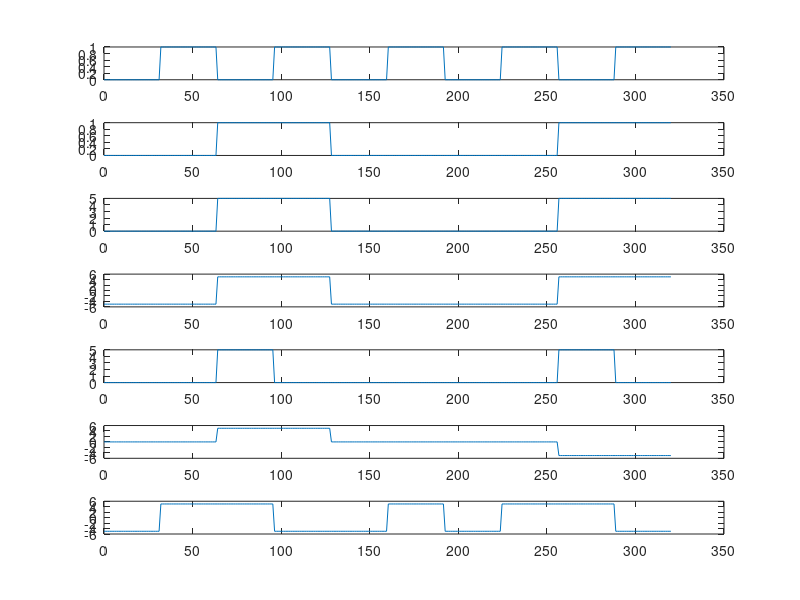

Write the MATLAB code that produced this figure.
% L = 32 # number of digital samples per data bit
% Fs = 8*L # Sampling frequency
% voltageLevel = 5 # peak voltage level in Volts
% data = (np.random.rand(10000)>0.5).astype(int) # random 1s and 0s for data
% clk = np.arange(0,2*len(data)) % 2 # clock samples

clc; clear; close all;
L= 32;
Fs = 8*L;
voltageLevel = 5;
data = [0,1,0,0,1];
aux = [ 0:  2*length(data)-1];
clk = mod(aux ,2);
 


% ami = 1*data; previousOne = 0 
% 
% for ii in range(0,len(data)):
%   if (ami[ii]==1) and (previousOne==0):
%     ami[ii] = voltageLevel
%     previousOne=1;
%   if (ami[ii]==1) and (previousOne==1):
%     ami[ii]= -voltageLevel
%     previousOne = 0;


% 
ami = 1*data; 
previousOne = 0;
for i =1:length(data)

    if (ami(i)==1) && (previousOne ==0)

        ami(i) = voltageLevel;
         previousOne =1 ;

    end
    if (ami(i)==1) && ( previousOne ==1)

    ami(i) = -1 *voltageLevel;
    previousOne =0 ;

    end

end


% clk_sequence = np.repeat(clk,L)
% data_sequence = np.repeat(data,2*L)
% unipolar_nrz_l = voltageLevel*data_sequence
% nrz_encoded = voltageLevel*(2*data_sequence - 1)
% unipolar_rz = voltageLevel * (data_sequence * (1 - clk_sequence))
% ami_sequence = np.repeat(ami,2*L)
% manchester_encoded = voltageLevel* (2*np.logical_xor(data_sequence,clk_sequence).astype(int)-1)

% clk_sequence = np.repeat(clk,L)
clk_sequence = [];
for i=1:length(clk)

    aux = clk(i);

    for j =1:L
    clk_sequence =[clk_sequence aux];
        
    end

end

%%data secuence
data_sequence = [];
for i=1:length(data)

    aux = data(i);

    for j =1:(2*L)
    data_sequence =[data_sequence aux];
        
    end

end


unipolar_nrz_l = voltageLevel.*data_sequence
nrz_encoded = voltageLevel.*(2.*data_sequence - 1)
unipolar_rz = voltageLevel.* (data_sequence.* (1 - clk_sequence))



%ami_sequence = np.repeat(ami,2*L)

ami_sequence = [];
for i=1:length(ami)

    aux = ami(i);

    for j =1:(2*L)
    ami_sequence =[ami_sequence aux];
        
    end

end
%manchester_encoded = voltageLevel* (2*np.logical_xor(data_sequence,clk_sequence).astype(int)-1)
manchester_encoded = voltageLevel* (2.*xor(data_sequence,clk_sequence)-1)

%x = linspace(0,320);
x = linspace(0,320,320)
figure(1)
subplot(7,1,1)
plot(x, clk_sequence)
subplot(7,1,2)
plot(x, data_sequence)
subplot(7,1,3)
plot(x, unipolar_nrz_l)
subplot(7,1,4)
plot(x, nrz_encoded)
subplot(7,1,5)
plot(x, unipolar_rz)
subplot(7,1,6)
plot(x, ami_sequence)
subplot(7,1,7)
plot(x, manchester_encoded)